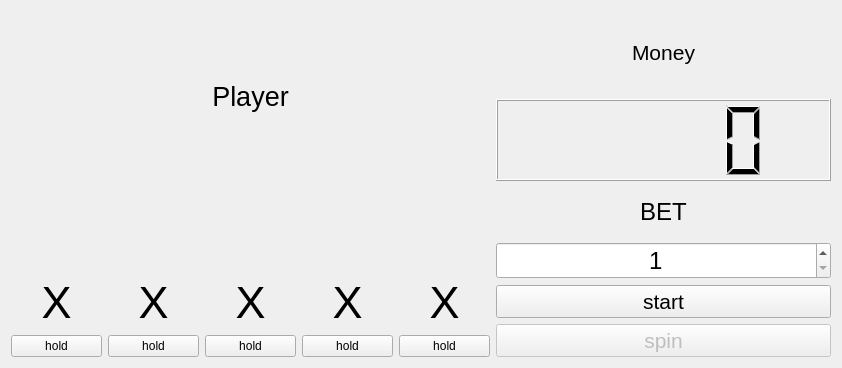
<?xml version="1.0" encoding="UTF-8"?>
<ui version="4.0">
 <class>PokerWidget</class>
 <widget class="QWidget" name="PokerWidget">
  <property name="geometry">
   <rect>
    <x>0</x>
    <y>0</y>
    <width>842</width>
    <height>368</height>
   </rect>
  </property>
  <property name="windowTitle">
   <string>Form</string>
  </property>
  <layout class="QHBoxLayout" name="horizontalLayout_4">
   <item>
    <layout class="QVBoxLayout" name="verticalLayout_8">
     <item>
      <widget class="QLabel" name="playerLabel">
       <property name="font">
        <font>
         <pointsize>20</pointsize>
        </font>
       </property>
       <property name="text">
        <string>Player</string>
       </property>
       <property name="alignment">
        <set>Qt::AlignCenter</set>
       </property>
      </widget>
     </item>
     <item>
      <layout class="QVBoxLayout" name="verticalLayout_7">
       <item>
        <widget class="QLabel" name="winningMessage">
         <property name="enabled">
          <bool>false</bool>
         </property>
         <property name="font">
          <font>
           <pointsize>16</pointsize>
          </font>
         </property>
         <property name="text">
          <string/>
         </property>
         <property name="alignment">
          <set>Qt::AlignCenter</set>
         </property>
        </widget>
       </item>
       <item>
        <layout class="QHBoxLayout" name="horizontalLayout_3">
         <item>
          <layout class="QVBoxLayout" name="verticalLayout">
           <item>
            <layout class="QHBoxLayout" name="horizontalLayout">
             <item>
              <widget class="QLabel" name="card1">
               <property name="minimumSize">
                <size>
                 <width>91</width>
                 <height>0</height>
                </size>
               </property>
               <property name="font">
                <font>
                 <pointsize>34</pointsize>
                 <weight>50</weight>
                 <bold>false</bold>
                </font>
               </property>
               <property name="text">
                <string>X</string>
               </property>
               <property name="alignment">
                <set>Qt::AlignCenter</set>
               </property>
              </widget>
             </item>
             <item>
              <widget class="QLabel" name="card2">
               <property name="minimumSize">
                <size>
                 <width>91</width>
                 <height>0</height>
                </size>
               </property>
               <property name="font">
                <font>
                 <pointsize>34</pointsize>
                 <weight>50</weight>
                 <bold>false</bold>
                </font>
               </property>
               <property name="text">
                <string>X</string>
               </property>
               <property name="alignment">
                <set>Qt::AlignCenter</set>
               </property>
              </widget>
             </item>
             <item>
              <widget class="QLabel" name="card3">
               <property name="minimumSize">
                <size>
                 <width>91</width>
                 <height>0</height>
                </size>
               </property>
               <property name="font">
                <font>
                 <pointsize>34</pointsize>
                 <weight>50</weight>
                 <bold>false</bold>
                </font>
               </property>
               <property name="text">
                <string>X</string>
               </property>
               <property name="alignment">
                <set>Qt::AlignCenter</set>
               </property>
              </widget>
             </item>
             <item>
              <widget class="QLabel" name="card4">
               <property name="minimumSize">
                <size>
                 <width>91</width>
                 <height>0</height>
                </size>
               </property>
               <property name="font">
                <font>
                 <pointsize>34</pointsize>
                 <weight>50</weight>
                 <bold>false</bold>
                </font>
               </property>
               <property name="text">
                <string>X</string>
               </property>
               <property name="alignment">
                <set>Qt::AlignCenter</set>
               </property>
              </widget>
             </item>
             <item>
              <widget class="QLabel" name="card5">
               <property name="minimumSize">
                <size>
                 <width>91</width>
                 <height>0</height>
                </size>
               </property>
               <property name="font">
                <font>
                 <pointsize>34</pointsize>
                 <weight>50</weight>
                 <bold>false</bold>
                </font>
               </property>
               <property name="text">
                <string>X</string>
               </property>
               <property name="alignment">
                <set>Qt::AlignCenter</set>
               </property>
              </widget>
             </item>
            </layout>
           </item>
           <item>
            <layout class="QHBoxLayout" name="horizontalLayout_2">
             <item>
              <widget class="QPushButton" name="holdCard1">
               <property name="text">
                <string>hold</string>
               </property>
              </widget>
             </item>
             <item>
              <widget class="QPushButton" name="holdCard2">
               <property name="text">
                <string>hold</string>
               </property>
              </widget>
             </item>
             <item>
              <widget class="QPushButton" name="holdCard3">
               <property name="text">
                <string>hold</string>
               </property>
              </widget>
             </item>
             <item>
              <widget class="QPushButton" name="holdCard4">
               <property name="text">
                <string>hold</string>
               </property>
              </widget>
             </item>
             <item>
              <widget class="QPushButton" name="holdCard5">
               <property name="text">
                <string>hold</string>
               </property>
              </widget>
             </item>
            </layout>
           </item>
          </layout>
         </item>
        </layout>
       </item>
      </layout>
     </item>
    </layout>
   </item>
   <item>
    <layout class="QVBoxLayout" name="verticalLayout_6">
     <item>
      <layout class="QVBoxLayout" name="verticalLayout_5">
       <item>
        <widget class="QLabel" name="moneyLabel">
         <property name="font">
          <font>
           <pointsize>16</pointsize>
          </font>
         </property>
         <property name="text">
          <string>Money</string>
         </property>
         <property name="alignment">
          <set>Qt::AlignCenter</set>
         </property>
        </widget>
       </item>
       <item>
        <widget class="QLCDNumber" name="moneyAmount"/>
       </item>
      </layout>
     </item>
     <item>
      <layout class="QVBoxLayout" name="verticalLayout_4">
       <item>
        <layout class="QVBoxLayout" name="verticalLayout_3">
         <item>
          <widget class="QLabel" name="betLabel">
           <property name="font">
            <font>
             <pointsize>18</pointsize>
            </font>
           </property>
           <property name="text">
            <string>BET</string>
           </property>
           <property name="alignment">
            <set>Qt::AlignCenter</set>
           </property>
          </widget>
         </item>
         <item>
          <widget class="QSpinBox" name="betValue">
           <property name="font">
            <font>
             <pointsize>18</pointsize>
            </font>
           </property>
           <property name="alignment">
            <set>Qt::AlignCenter</set>
           </property>
           <property name="minimum">
            <number>1</number>
           </property>
          </widget>
         </item>
        </layout>
       </item>
       <item>
        <layout class="QVBoxLayout" name="verticalLayout_2">
         <item>
          <widget class="QPushButton" name="startButton">
           <property name="font">
            <font>
             <pointsize>16</pointsize>
            </font>
           </property>
           <property name="text">
            <string>start</string>
           </property>
          </widget>
         </item>
         <item>
          <widget class="QPushButton" name="spinButton">
           <property name="enabled">
            <bool>false</bool>
           </property>
           <property name="font">
            <font>
             <pointsize>16</pointsize>
            </font>
           </property>
           <property name="text">
            <string>spin</string>
           </property>
          </widget>
         </item>
        </layout>
       </item>
      </layout>
     </item>
    </layout>
   </item>
  </layout>
 </widget>
 <resources/>
 <connections/>
</ui>
